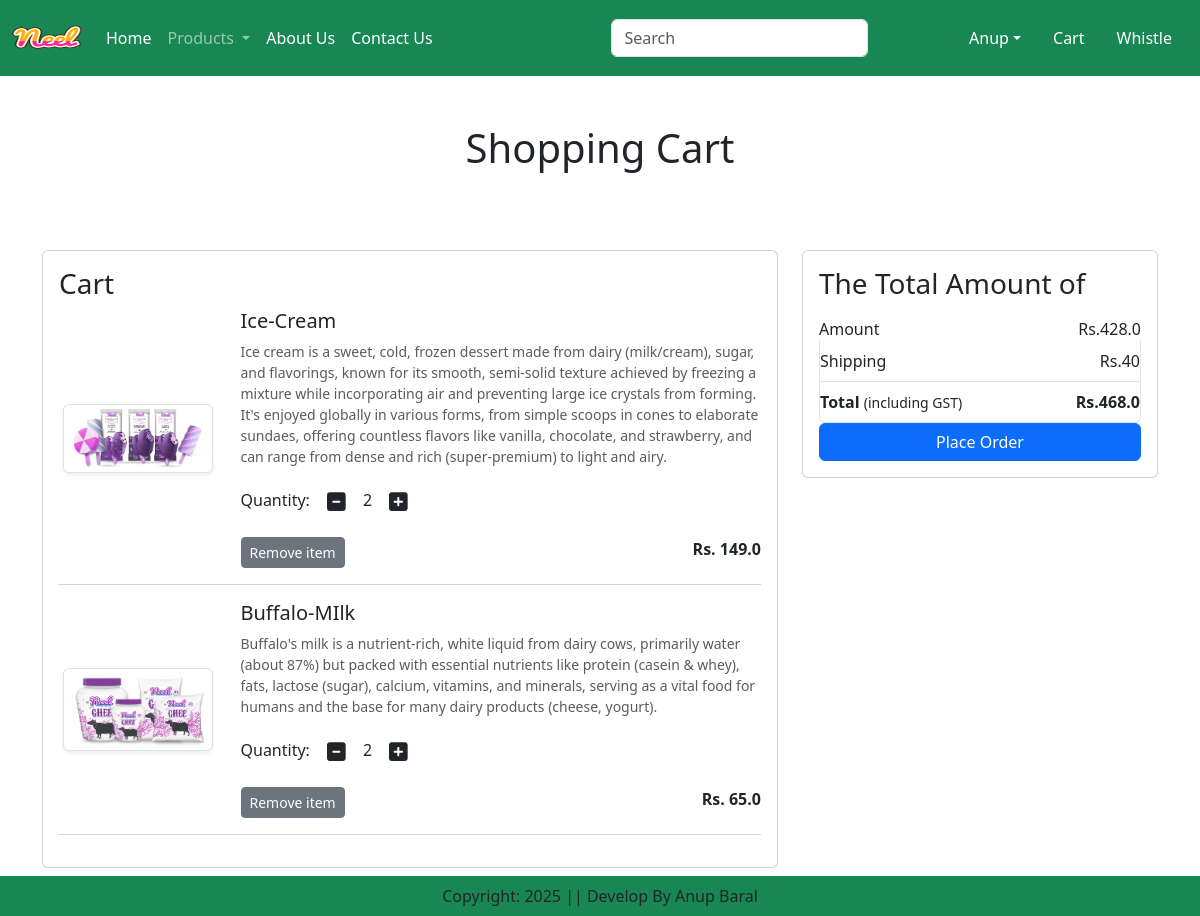
The page /cart/ (signed in) on the database its author committed.
### app/models.py (models this page shows, shortened)
class Cart(models.Model):
    user = models.ForeignKey(User,on_delete=models.CASCADE)
    product = models.ForeignKey(Product,on_delete=models.CASCADE)
    quantity = models.PositiveIntegerField(default=1)

class Product(models.Model):
    title = models.CharField(max_length=100)
    selling_price = models.FloatField()
    discounted_price = models.FloatField()
    description = models.TextField()
    composition = models.TextField(default='')
    prodapp = models.TextField(default='')
    category = models.CharField(choices=CATEGORY_CHOICES, max_length=2)
    product_image = models.ImageField(upload_to='product')

### app/views.py (the view)
# urls.py: path('cart/',views.show_cart, name='showcart'),
def show_cart(request):
    user = request.user
    cart = Cart.objects.filter(user=user)
    amount = 0
    for p in cart:
        value = p.quantity * p.product.discounted_price
        amount = amount + value
    totalamount = amount + 40
    return render(request, 'app/addtocart.html',locals())

### app/templates/app/addtocart.html (shortened to what this page needs)
{% extends "app/base.html" %}
{% load static %}
{% block main-content %}
<div class="container my-5">
    <div class="row">
        {% if cart %}
        <h1 class="text-center mb-5">Shopping Cart</h1>
        <div class="col-sm-8">
            <div class="card">
                <div class="card-body">
                    <h3>Cart</h3>
                    {% for item in cart %}
                    <div class="row">
                        <div class="col-sm-3 text-center align-self-center"><img src="{{ item.product.product_image.url }}" alt="" srcset="" class="img-fluid
                        img-thumbnail shadow-sm" height="150" width="150"></div>
                        <div class="col-sm-9">
                            <div>
                                <h5>{{ item.product.title }}</h5>
                                <p class="mb-2 text-muted small">{{ item.product.description }}</p>
                                <div class="my-3">
                                    <label for="quantity">Quantity:</label>
                                    <a class="minus-cart btn" pid="{{ item.product.id }}"><i class="fas fa-minus-square fa-lg"></i></a>
                                    <span class="quantity">{{ item.quantity }}</span>
                                    <a class="plus-cart btn" pid={{ item.product.id }}><i class="fas fa-plus-square fa-lg"></i></a>
                                </div>
                                <div class="d-flex justify-content-between">
                                    <a href="#" class="remove-cart btn btn-sm btn-secondary mr-3" pid={{ item.product.id }}>Remove item</a>
                                    <p class="mb-0"><span><strong>Rs. {{ item.product.discounted_price }}</strong></span></p>
                                </div>
                            </div>
                        </div>
                    </div>
                    <hr class="text-muted">
                    {% endfor %}
                </div>
            </div>
        </div>
        <div class="col-sm-4">
            <div class="card">
                <div class="card-body">
                    <h3>The Total Amount of</h3>
                    <ul class="list-group">
                        <li class="list-group-item d-flex justify-content-between align-items-center border-0 px-0 pb-0">Amount<span id="amount">Rs.{{ amount }}</span></li>
                        <li class="list-group-item d-flex justify-content-between align-items-center px-0">Shipping<span>Rs.40</span></li>
                        <li class="list-group-item d-flex justify-content-between align-items-center px-0">
                            <div>
                                <strong>Total</strong> <small>(including GST)</small>
                            </div>
                            <span id="totalamount"><strong>Rs.{{ totalamount }}</strong></span>
                        </li>
                    </ul>
                    <div class="d-grid"><a href="{% url 'checkout' %}" class="btn btn-primary">Place Order</a></div>
                </div>
            </div>
        </div>
        {% else %}
        <h1 class="text-center mb-5">Cart is Empty</h1>
        {% endif %}
    </div>
</div>
{% endblock main-content %}

### app/templates/app/base.html (style rules this page uses)
.row { row-gap: 30px; }

### rows shown on the page
Cart: product.product_image (picture), product "Ice-Cream", product.description "Ice cream is a sweet, cold, frozen dessert made from dairy (milk/cream), sugar, and flavorings, known for its smooth, semi-solid texture achieved by freezing a mixture while incorporating air and preventing large ice crystals from forming. It's enjoyed globally in various forms, from simple scoops in cones to elaborate sundaes, offering countless flavors like vanilla, chocolate, and strawberry, and can range from dense and rich (super-premium) to light and airy.", quantity "2", product.discounted_price "149.0"
Cart: product.product_image (picture), product "Buffalo-MIlk", product.description "Buffalo's milk is a nutrient-rich, white liquid from dairy cows, primarily water (about 87%) but packed with essential nutrients like protein (casein & whey), fats, lactose (sugar), calcium, vitamins, and minerals, serving as a vital food for humans and the base for many dairy products (cheese, yogurt).", quantity "2", product.discounted_price "65.0"

### other values the page prints
{{ amount }} "428.0"
{{ totalamount }} "468.0"
